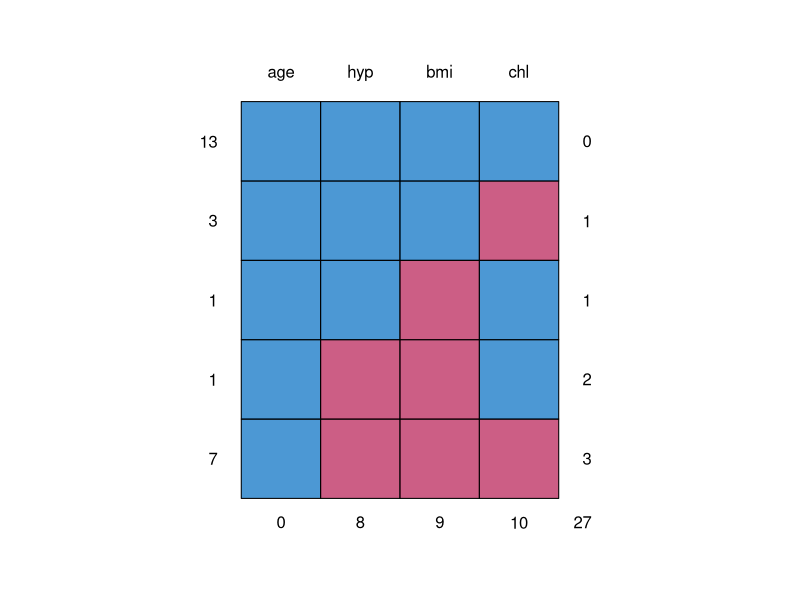
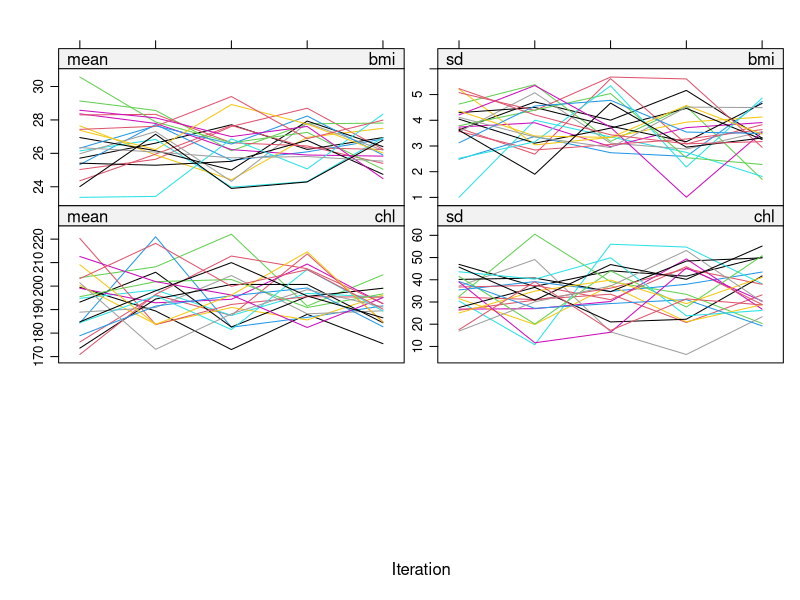

Recreate these plots in R, in order.
## ---- chunk 1
knitr::opts_chunk$set(
  echo = FALSE,
  warning = FALSE,
  message = FALSE,
  fig.width = 6.0,
  fig.height = 3.0,
  out.width = "0.88\\linewidth",
  dpi = 150
)
options(width = 60)

library(mice)
library(tidyverse)
library(knitr)
library(kableExtra)

kbl_fit <- function(x, caption = NULL, digits = 3) {
  x <- as.data.frame(x)
  for (j in seq_along(x)) if (is.numeric(x[[j]])) x[[j]] <- round(x[[j]], digits)
  kable(x, format = "latex", booktabs = TRUE, caption = caption, longtable = FALSE) |>
    kable_styling(latex_options = c("hold_position","scale_down"), font_size = 7)
}
## ---- chunk 2
data(nhanes, package = "mice")
head(nhanes)
## ---- chunk 3
md.pattern(nhanes)
## ---- chunk 4
set.seed(123)
imp20 <- mice(nhanes, m = 20, method = "pmm", printFlag = FALSE)
plot(imp20, c("bmi","chl"))
## ---- chunk 5
fit20 <- with(imp20, lm(bmi ~ age + hyp))
pooled20 <- pool(fit20)
tab20 <- summary(pooled20, conf.int = TRUE) |>
  as_tibble() |>
  select(term, estimate, std.error, statistic, df, p.value, `2.5 %`, `97.5 %`)
kbl_fit(tab20, caption = "Pooled regression results (m = 20)")
## ---- chunk 6
set.seed(123)
imp5 <- mice(nhanes, m = 5, method = "pmm", printFlag = FALSE)

fit5 <- with(imp5, lm(bmi ~ age + hyp))
pooled5 <- pool(fit5)
tab5 <- summary(pooled5, conf.int = TRUE) |>
  as_tibble() |>
  select(term, estimate, std.error, statistic, df, p.value, `2.5 %`, `97.5 %`)
kbl_fit(tab5, caption = "Pooled regression results (m = 5)")
## ---- chunk 7
cmp <- tab20 |>
  transmute(term,
            est_m20 = estimate, se_m20 = std.error, p_m20 = p.value,
            lo_m20 = `2.5 %`, hi_m20 = `97.5 %`) |>
  left_join(
    tab5 |>
      transmute(term,
                est_m5 = estimate, se_m5 = std.error, p_m5 = p.value,
                lo_m5 = `2.5 %`, hi_m5 = `97.5 %`),
    by = "term"
  )
kbl_fit(cmp, caption = "Comparison of pooled estimates by number of imputations")
